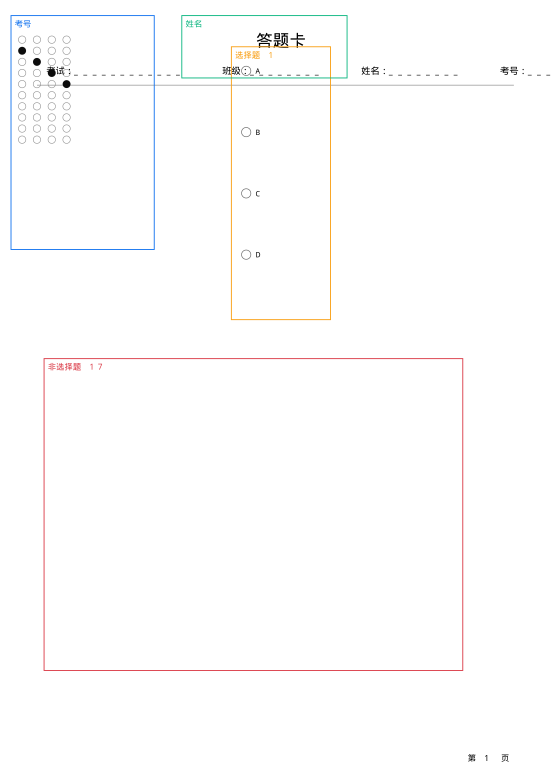
#> input picture ai-auto-grader/_verify_storage/exams/5e607793-14fc-43ec-822c-6c1b04e0f8cd/imports/59f2f0db-57be-4026-9602-bb44bea005fa/source_images/501da52dca3e4502ac524353408bb851.png, 1653 x 2339 px (shown at 1/3 size)
$ python -i omr.py   (imports and definitions only)
#> lines starting #> are read from the running program, lines starting #| are printed output that depends on the picture; after the words box and inside, x2 and y2 are one past the last pixel; in counts of white or black regions, pixels touching at a corner belong together
#> further down, picture is the input picture: shape (2339, 1653, 3); mean B, G, R 253.1, 253.2, 253.5
### ai-auto-grader/backend/app/utils/image.py
"""图像预处理工具：纠斜、去噪、去底色、二值化、透视矫正、区域切割。

所有坐标（区域 x/y/width/height）均采用 0~1000 的相对坐标系，
与模板设计器保持一致，渲染/切割时按图像实际像素尺寸换算。
"""

from pathlib import Path
from typing import List, Optional, Tuple

import cv2
import numpy as np

RELATIVE_MAX = 1000.0


# [24 lines left out: functions load_image, decode_image, save_image, not called in this run]


def to_gray(image: np.ndarray) -> np.ndarray:
    if image.ndim == 3:
        return cv2.cvtColor(image, cv2.COLOR_BGR2GRAY)
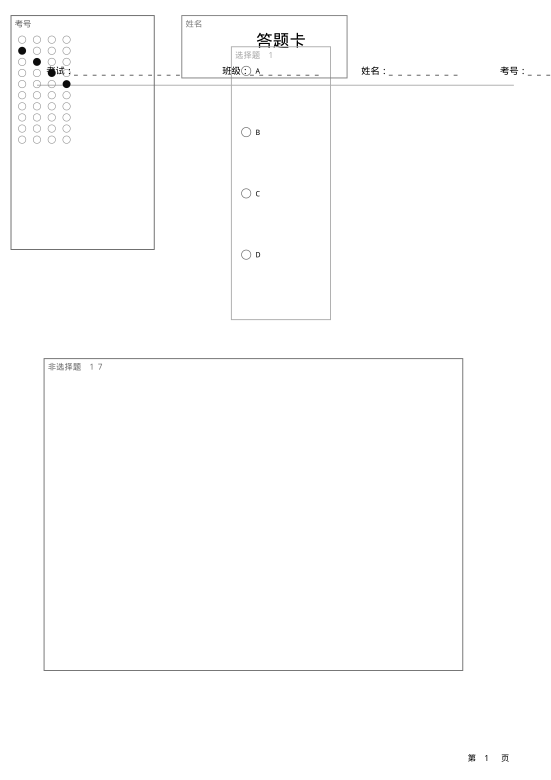
#> returned value: shape (2339, 1653) (shown at 1/3 size); min 0, max 255, mean 253.3
    return image


# [201 lines left out: functions encode_png, detect_tilt_angle, deskew_image, remove_background, denoise_image, binarize_image and 8 more, not called in this run]


def orientation_of(width: int, height: int) -> str:
    return "landscape" if width > height else "portrait"

### ai-auto-grader/backend/app/utils/omr.py
"""OMR 填涂识别：考号区（后续可复用于选择题）填涂判定。

主方法：网格采样。答题卡由本系统渲染，考号区“列（考号位）× 行（0~9）”
的填涂块位置可由模板区域几何精确还原，直接在图像上对每个块的核心区域采样，
即可稳定区分填涂/未填涂，避免轮廓检测在扫描噪声下的不稳定性。

回退方法：轮廓检测聚类（用于外部自制答题卡或几何参数缺失时）。
"""

from typing import List, Optional, Sequence, Tuple

import cv2
import numpy as np

from app.utils.image import to_gray

Bubble = Tuple[float, float, float]  # (cx, cy, fill_ratio)


# ---------------- 网格采样（主方法） ----------------

# [65 lines left out: functions _binarize, _sample_core_ratio, read_by_grid, not called in this run]


# ---------------- 轮廓检测（回退方法） ----------------

def _mark_mask(gray: np.ndarray) -> np.ndarray:
    binary = cv2.adaptiveThreshold(
        gray, 255,
        cv2.ADAPTIVE_THRESH_GAUSSIAN_C,
        cv2.THRESH_BINARY_INV,
        blockSize=25,
        C=8,
    )
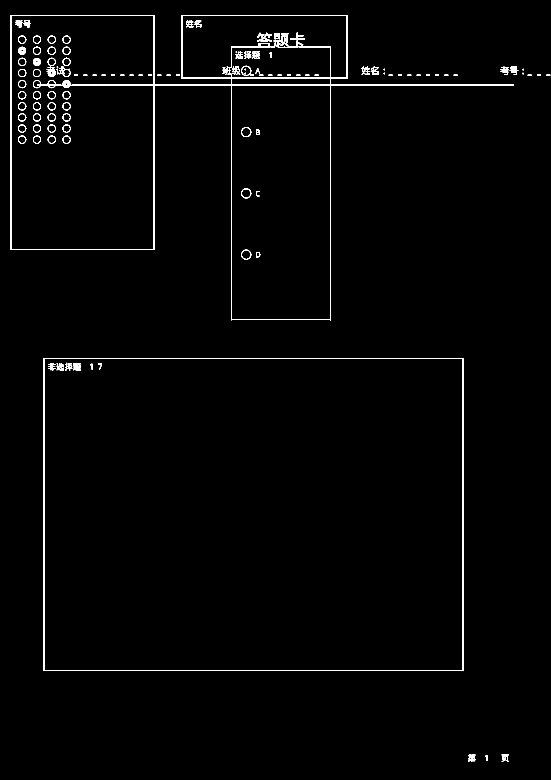
#> binary: shape (2339, 1653) (shown at 1/3 size); 1.4% white; 137 white regions (10 under 20 px), largest, box (x1, y1, x2, y2) and area: (31, 45, 1542, 961) 22766, (131, 1074, 1390, 2013) 13152, (140, 199, 167, 231) 518
    kernel = cv2.getStructuringElement(cv2.MORPH_ELLIPSE, (3, 3))
    return cv2.morphologyEx(binary, cv2.MORPH_CLOSE, kernel)
#> returned value: shape (2339, 1653); 1.4% white; 110 white regions (9 under 20 px)


def detect_bubbles(gray: np.ndarray) -> List[Bubble]:
    """检测圆形填涂块，返回其中心与内部填涂占比。

    使用 RETR_LIST：答题卡区域外框是闭合矩形，会屏蔽内部轮廓。
    轮廓按中心去重，保留填涂占比更高者。
    """
    mask = _mark_mask(gray)
    contours, _ = cv2.findContours(mask, cv2.RETR_LIST, cv2.CHAIN_APPROX_SIMPLE)
#> contours = 211 contours, 30 with area under 20; largest, box (x1, y1, x2, y2) and area: (131, 1074, 1390, 2013) 1180004, (133, 1076, 1388, 2011) 1171228, (31, 45, 1542, 961) 616604, (34, 47, 462, 748) 297028, (695, 256, 991, 958) 206787
    h, w = gray.shape[:2]
#> h = 2339; w = 1653
    min_area = max(8.0, (h * w) * 0.00002)
#> min_area = 77.33
    max_area = (h * w) * 0.05
#> max_area = 193318.4
    raw: List[Bubble] = []

    for cnt in contours:
        area = cv2.contourArea(cnt)
        if area < min_area or area > max_area:
            continue
        perimeter = cv2.arcLength(cnt, True)
        if perimeter <= 0:
            continue
        circularity = 4 * np.pi * area / (perimeter * perimeter)
        if circularity < 0.5:
            continue
        m = cv2.moments(cnt)
        if m["m00"] == 0:
            continue
        cx = m["m10"] / m["m00"]
        cy = m["m01"] / m["m00"]

        filled = np.zeros((h, w), dtype=np.uint8)
        cv2.drawContours(filled, [cnt], -1, 255, thickness=cv2.FILLED)
        fill_ratio = float(np.count_nonzero(cv2.bitwise_and(mask, mask, mask=filled))) / max(area, 1.0)
        raw.append((cx, cy, min(fill_ratio, 1.0)))
#> this loop made 211 passes
#> (area, perimeter, circularity, cx, cy, fill_ratio) on passes 21, 29, 30: (399, 93.11, 0.578, 230.7, 1099.6, 0.977), (84, 34.97, 0.863, 773.7, 763.5, 0.357), (158, 49.31, 0.816, 773.4, 763.5, 0.709)
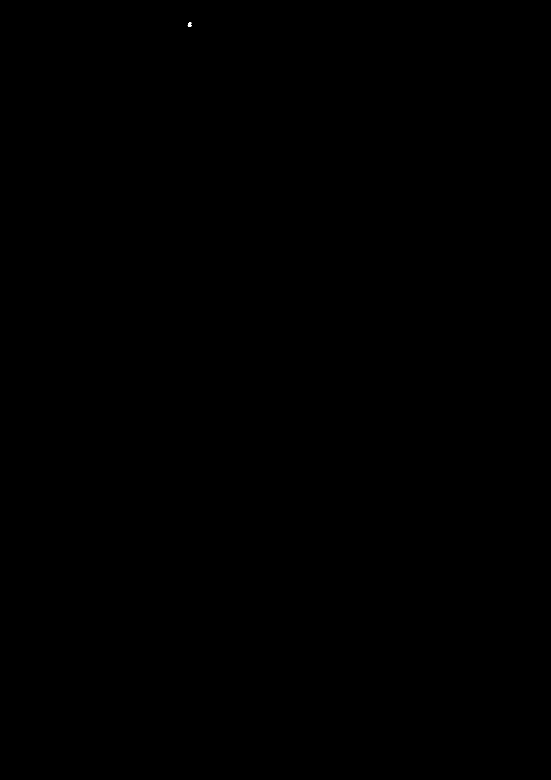
#> filled: shape (2339, 1653) (shown at 1/3 size); 0% white; 1 white region, box (x1, y1, x2, y2) and area: (563, 66, 574, 81) 112
#> after the loop, raw = 90 items, first 6: (230.7, 1099.6, 0.977), (773.7, 763.5, 0.357), (773.4, 763.5, 0.709), (738, 763.5, 0.136), (738.1, 763.5, 0.309), (738.1, 579.8, 0.137)

    merged: List[Bubble] = []
    tolerance = max(3.0, min(h, w) * 0.02)
#> tolerance = 33.06
    for cx, cy, fill in sorted(raw, key=lambda b: -b[2]):
        if any(abs(mx - cx) <= tolerance and abs(my - cy) <= tolerance for mx, my, _ in merged):
            continue
        merged.append((cx, cy, fill))
#> this loop made 90 passes
#> (cx, cy, fill) on passes 1 to 12: (110.4, 185.2, 1), (65.92, 151.8, 1), (230.7, 1099.6, 0.977), (831, 107.7, 0.89), (772.8, 396.5, 0.852), (773.4, 763.5, 0.709), (712.2, 209.2, 0.426), (154.5, 258.7, 0.425), (568.7, 73.75, 0.413), (738.8, 212.5, 0.405), (1097.2, 214.9, 0.396), (1126, 217.5, 0.378)
#> after the loop, merged = 48 items, first 6: (110.4, 185.2, 1), (65.92, 151.8, 1), (230.7, 1099.6, 0.977), (831, 107.7, 0.89), (772.8, 396.5, 0.852), (773.4, 763.5, 0.709)
    return merged


# [13 lines left out: function _cluster_1d, not called in this run]


def read_by_contours(
    region_image: np.ndarray, digits: int, fill_threshold: float
) -> Optional[Tuple[str, float]]:
    gray = to_gray(region_image)
    bubbles = detect_bubbles(gray)
#> bubbles has the same summary as merged in detect_bubbles
    if len(bubbles) < digits * 6:
        return None

    col_centers = _cluster_1d([b[0] for b in bubbles], digits)
    row_centers = _cluster_1d([b[1] for b in bubbles], 10)
    if len(col_centers) != digits or len(row_centers) != 10:
        return None

    col_spacing = (col_centers[-1] - col_centers[0]) / max(digits - 1, 1)
    row_spacing = (row_centers[-1] - row_centers[0]) / 9.0

    value_chars: List[str] = []
    confidences: List[float] = []
    for col in col_centers:
        candidates = [
            b for b in bubbles
            if abs(b[0] - col) <= max(col_spacing * 0.4, 3)
        ]
        if not candidates:
            return None
        best = max(candidates, key=lambda b: b[2])
        if best[2] < fill_threshold:
            return None
        row_index = int(np.argmin([abs(best[1] - rc) for rc in row_centers]))
        if abs(best[1] - row_centers[row_index]) > max(row_spacing * 0.5, 3):
            return None
        second = max((b[2] for b in candidates if b is not best), default=0.0)
        value_chars.append(str(row_index))
        confidences.append(float(np.clip(0.5 * best[2] + 0.5 * min((best[2] - second) / 0.3, 1.0), 0.0, 1.0)))

    return "".join(value_chars), float(np.mean(confidences))


# ---------------- 对外入口 ----------------

def recognize_exam_number(
    region_image: np.ndarray,
    digits: int = 9,
    fill_threshold: float = 0.45,
    column_x_fractions: Optional[Sequence[float]] = None,
    row_y_fractions: Optional[Sequence[float]] = None,
    bubble_radius_fraction: float = 0.01,
) -> Tuple[Optional[str], float]:
    """识别考号区域的填涂结果，返回 (考号字符串 或 None, 置信度 0~1)。"""
    gray = to_gray(region_image)
    if gray.size == 0:
        return None, 0.0

    if column_x_fractions and row_y_fractions:
        result = read_by_grid(
            gray, digits, column_x_fractions, row_y_fractions,
            fill_threshold=fill_threshold,
            bubble_radius_fraction=bubble_radius_fraction,
        )
        if result is not None and len(result[0]) == digits:
            return result

    result = read_by_contours(gray, digits, fill_threshold)
    if result is not None and len(result[0]) == digits:
        return result

    return None, 0.0


# ---------------- 选择题填涂识别 ----------------

# [136 lines left out: functions _choice_ratios_by_contours, _decide, recognize_choice, recognize_choice_by_bubbles, not called in this run]

>>> import cv2
>>> picture = cv2.imread('../../../_verify_storage/exams/5e607793-14fc-43ec-822c-6c1b04e0f8cd/imports/59f2f0db-57be-4026-9602-bb44bea005fa/source_images/501da52dca3e4502ac524353408bb851.png')
>>> result = recognize_exam_number(picture)
